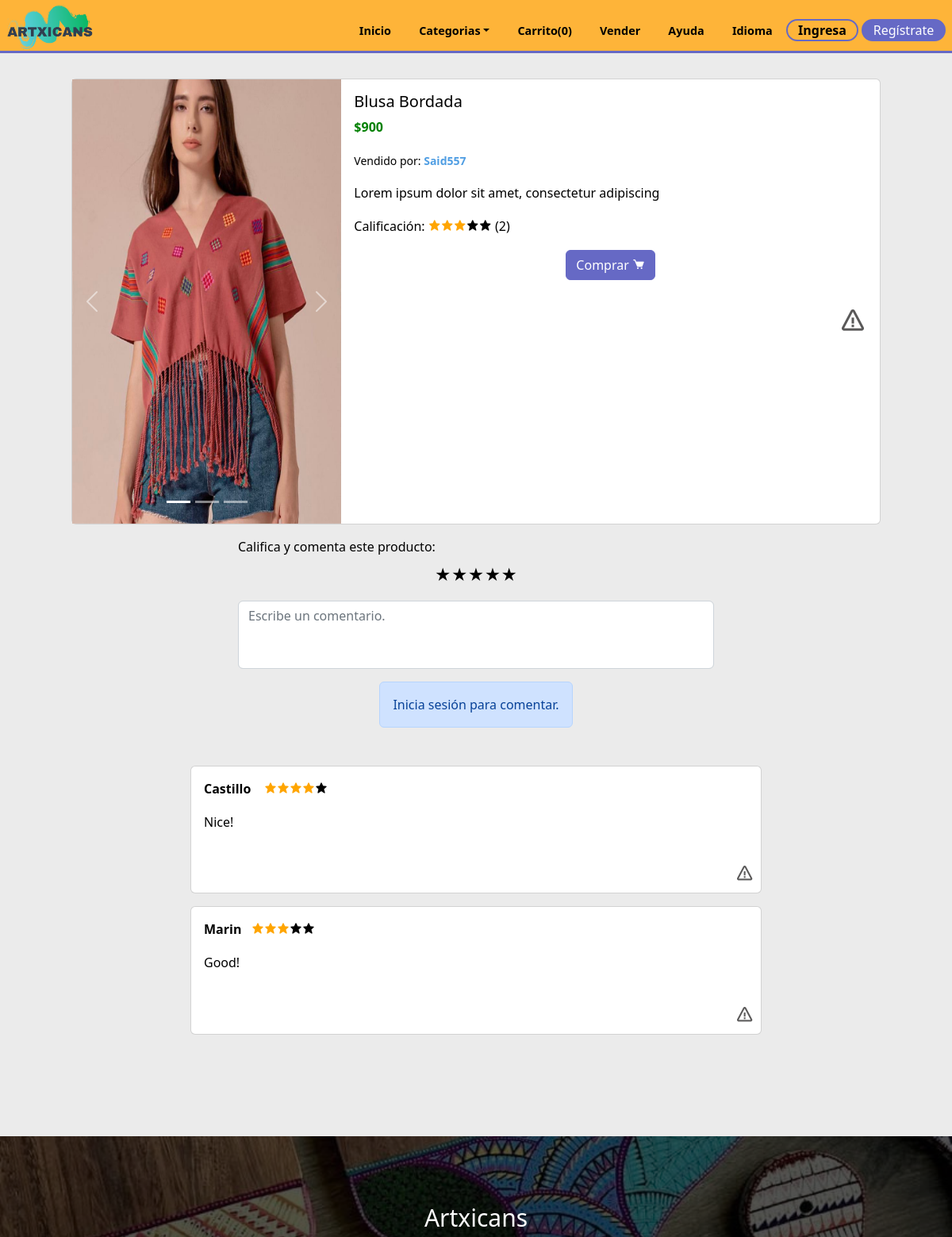
Page /product.php?id_product=8 (upper part) on the earlier database version.
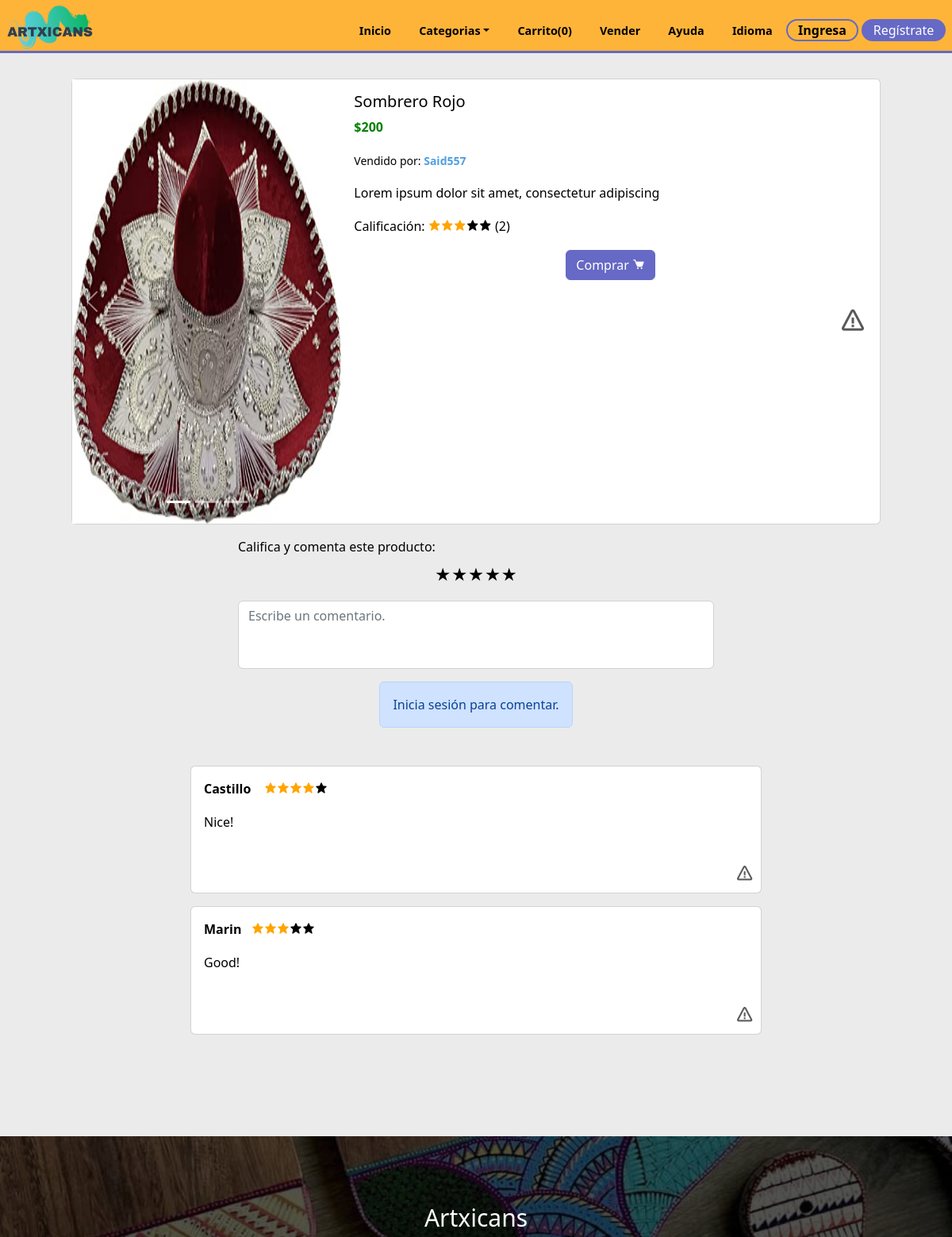
Same page on the later database version.
### tables this page shows
CREATE TABLE `products` (
  `id_product` int(11) NOT NULL,
  `product` varchar(80) NOT NULL,
  `image1` varchar(80) NOT NULL,
  `price` int(11) NOT NULL,
  `description` varchar(250) NOT NULL,
  `category` varchar(30) NOT NULL,
  `stock` int(11) NOT NULL,
  `image2` varchar(30) NOT NULL,
  `image3` varchar(30) NOT NULL,
  `ID_registro` int(11) DEFAULT NULL
);

CREATE TABLE `stars` (
  `id_star` int(11) NOT NULL,
  `star` int(11) NOT NULL,
  `comment` varchar(150) NOT NULL,
  `ID_registro` int(11) DEFAULT NULL,
  `id_product` int(11) DEFAULT NULL
);

CREATE TABLE `registro` (
  `ID` int(11) NOT NULL,
  `Nombre` varchar(255) NOT NULL,
  `Correo` varchar(255) NOT NULL,
  `Contraseña` varchar(255) NOT NULL,
  `estatus` int(2) NOT NULL,
  `direccion` int(1) NOT NULL
);

### product.php (the view, shortened to what the changed rows need)
<?php
    include('templates/cabecera.php');
    include('global/cart.php');
    if(isset($_GET['id_product'])){
        $query = $conn ->query("SELECT * FROM products WHERE id_product = ".$_GET['id_product']) or die($conn->error);
        if(mysqli_num_rows($query) > 0){
            $row = mysqli_fetch_row($query);
        }else{
            echo("<script>location.href = 'index.php';</script>");
        }
    }else{
        echo("<script>location.href = 'index.php';</script>");
    }
?>
<div class="card mb-3 mx-auto card-product" style="width: 85vw;margin-top:2rem">
  <div class="row g-0">
    <div class="col-md-4">
      <div id="carouselExampleIndicators" class="carousel slide">
        <div class="carousel-inner">
          <div class="carousel-item active">
            <img src="./assets/products/<?php echo $row[2]?>" class="d-block w-100 object-fit-cover " style="height:70vh" alt="...">
          </div>
        </div>
      </div>
    </div>
    <?php
      $p = $row[9];
      $vendedor = mysqli_query($conn,"SELECT * FROM reg_sellers WHERE ID_registro = $p");
      $resultVendedor = mysqli_fetch_array($vendedor);
?>
    <div class="col-md-8">
      <div class="card-body">
        <h3 class="card-title"><?php echo $row[1]?></h3>
        <p class="card-text price">$<?php echo $row[3];?></p>
        <p class="card-text"><small class="text-body-secondary">Vendido por:&nbsp;<strong><a href="profile-seller.php?seller_data=<?php echo $resultVendedor['ID_registro']?>"><?php echo $resultVendedor['nickname']?></a></strong></small></p>
        <p class="card-text"><?php echo $row[4]?></p>
        <p class="card-text stars-pointer">Calificación:
          <?php
            $id_product =$row[0];
            $sql = mysqli_query($conn,"SELECT * FROM stars WHERE id_product = $id_product");
            $sum =  mysqli_query($conn,"SELECT SUM(star) as score FROM stars WHERE id_product = $id_product");
            $score = mysqli_fetch_array($sum);
            $num = $sql->num_rows;
            if($num > 0){
            $data1 = $num * 1; $data2 = $num * 2;$data3 = $num * 3; $data4 = $num * 4; $data5 = $num * 5;
            $counter = $score['score'];
            if($counter >= $data5):
            ?>
            <i class="bx bxs-star bx-5"></i><i class="bx bxs-star bx-5"></i><i class="bx bxs-star bx-5"></i><i class="bx bxs-star bx-5"></i><i class="bx bxs-star bx-5"></i>
            <?php elseif($counter >= $data4):?>
            <i class="bx bxs-star bx-5"></i><i class="bx bxs-star bx-5"></i><i class="bx bxs-star bx-5"></i><i class="bx bxs-star bx-5"></i><i class="bx bxs-star bx-10"></i>
            <?php elseif($counter >= $data3):?>
            <i class="bx bxs-star bx-5"></i><i class="bx bxs-star bx-5"></i><i class="bx bxs-star bx-5"></i><i class="bx bxs-star bx-10"></i><i class="bx bxs-star bx-10"></i>
            <?php elseif($counter >= $data2):?>
            <i class="bx bxs-star bx-5"></i><i class="bx bxs-star bx-5"></i><i class="bx bxs-star bx-10"></i><i class="bx bxs-star bx-10"></i><i class="bx bxs-star bx-10"></i>
            <?php else:?>
            <i class="bx bxs-star bx-5"></i><i class="bx bxs-star bx-10"></i><i class="bx bxs-star bx-10"></i><i class="bx bxs-star bx-10"></i><i class="bx bxs-star bx-10"></i>
            <?php endif;
            ?>
        (<?php echo $num?>)
            <?php }?>
        </p>
        <form action="" method="post">
        <div class="choose">
        </div>
            </form>
    </div>
  </div>
  </div>
</div>
        <div class="all-comments">
      <?php
        $check = mysqli_query($conn,"SELECT * FROM registro INNER JOIN stars
        ON registro.ID = stars.ID_registro INNER JOIN products
        ON stars.id_product = products.id_product
        WHERE stars.id_product = $id_product");
        if($check->num_rows > 0){
          if(@!$_SESSION['user']){
            $query2 = mysqli_query($conn,"SELECT * FROM registro INNER JOIN stars
            ON registro.ID = stars.ID_registro INNER JOIN products
            ON stars.id_product = products.id_product
            WHERE stars.id_product = $id_product");
            }
        while($data = mysqli_fetch_array($query2)){
      ?>
      <div class="card card-comment">
        <div class="card-body">
          <div class="com-cointer">
        <p class="stars-score"><strong><?php echo $data['Nombre']?></strong>&nbsp;&nbsp;
              <?php
              switch($data['star']){
                case '3': echo "<i class='bx bxs-star bx-5'></i><i class='bx bxs-star bx-5'></i><i class='bx bxs-star bx-5'></i><i class='bx bxs-star bx-10'></i><i class='bx bxs-star bx-10'></i>";
                break;
                case '4': echo "<i class='bx bxs-star bx-5'></i><i class='bx bxs-star bx-5'></i><i class='bx bxs-star bx-5'></i><i class='bx bxs-star bx-5'></i><i class='bx bxs-star bx-10'></i>";
                break;
              }
              ?>
        </p>
        </div>
        <p > <?php echo $data['comment']?></p>
      </div>
      <div class="options-container">
        <a  data-bs-toggle="modal" style="cursor:pointer" data-bs-target="#ModalReport-<?php echo $data['id_star']?>" class="report-container"><i class='bx bx-error bx-sm'></i></a>
      </div>
      </div>
    <?php }
        }else{
          ?>
          <div class="alert alert-dark" role="alert">
            Este producto aún no cuenta con comentarios.
          </div>
          <?php
        }
    ?>
</div>
<?php
    include('templates/pie.php');
?>

Differences in the rows shown:
changed products "Lorem ipsum dolor sit amet, consectetur adipiscing": image1: a different picture; product "Blusa Bordada" → "Sombrero Rojo"; price "900" → "200"
